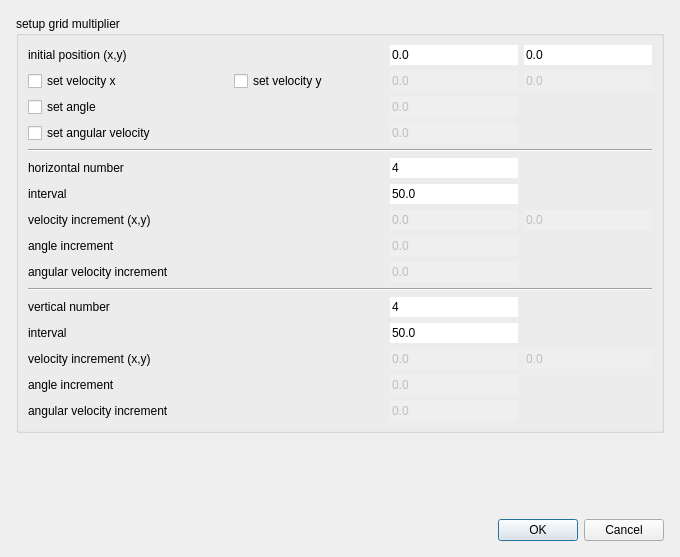
<?xml version="1.0" encoding="UTF-8"?>
<ui version="4.0">
 <class>GridMultiplierDialog</class>
 <widget class="QDialog" name="GridMultiplierDialog">
  <property name="geometry">
   <rect>
    <x>0</x>
    <y>0</y>
    <width>680</width>
    <height>557</height>
   </rect>
  </property>
  <property name="minimumSize">
   <size>
    <width>680</width>
    <height>0</height>
   </size>
  </property>
  <property name="windowTitle">
   <string>grid multiplier</string>
  </property>
  <layout class="QGridLayout" name="gridLayout">
   <property name="leftMargin">
    <number>16</number>
   </property>
   <property name="topMargin">
    <number>16</number>
   </property>
   <property name="rightMargin">
    <number>16</number>
   </property>
   <property name="bottomMargin">
    <number>16</number>
   </property>
   <property name="spacing">
    <number>16</number>
   </property>
   <item row="3" column="0">
    <widget class="QDialogButtonBox" name="buttonBox">
     <property name="orientation">
      <enum>Qt::Horizontal</enum>
     </property>
     <property name="standardButtons">
      <set>QDialogButtonBox::Cancel|QDialogButtonBox::Ok</set>
     </property>
    </widget>
   </item>
   <item row="1" column="0">
    <widget class="QGroupBox" name="groupBox">
     <property name="title">
      <string>setup grid multiplier</string>
     </property>
     <property name="flat">
      <bool>true</bool>
     </property>
     <layout class="QGridLayout" name="gridLayout_2" columnminimumwidth="200,150,0,0">
      <item row="0" column="0" colspan="2">
       <widget class="QLabel" name="label_8">
        <property name="text">
         <string>initial position (x,y)</string>
        </property>
       </widget>
      </item>
      <item row="0" column="2">
       <widget class="QLineEdit" name="initialPosXEdit">
        <property name="text">
         <string>0.0</string>
        </property>
        <property name="frame">
         <bool>false</bool>
        </property>
       </widget>
      </item>
      <item row="0" column="3">
       <widget class="QLineEdit" name="initialPosYEdit">
        <property name="text">
         <string>0.0</string>
        </property>
        <property name="frame">
         <bool>false</bool>
        </property>
       </widget>
      </item>
      <item row="1" column="0">
       <widget class="QCheckBox" name="velXCheckBox">
        <property name="text">
         <string>set velocity x</string>
        </property>
       </widget>
      </item>
      <item row="1" column="1">
       <widget class="QCheckBox" name="velYCheckBox">
        <property name="text">
         <string>set velocity y</string>
        </property>
       </widget>
      </item>
      <item row="1" column="2">
       <widget class="QLineEdit" name="initialVelXEdit">
        <property name="enabled">
         <bool>false</bool>
        </property>
        <property name="text">
         <string>0.0</string>
        </property>
        <property name="frame">
         <bool>false</bool>
        </property>
       </widget>
      </item>
      <item row="1" column="3">
       <widget class="QLineEdit" name="initialVelYEdit">
        <property name="enabled">
         <bool>false</bool>
        </property>
        <property name="text">
         <string>0.0</string>
        </property>
        <property name="frame">
         <bool>false</bool>
        </property>
       </widget>
      </item>
      <item row="2" column="0" colspan="2">
       <widget class="QCheckBox" name="angleCheckBox">
        <property name="text">
         <string>set angle</string>
        </property>
       </widget>
      </item>
      <item row="2" column="2">
       <widget class="QLineEdit" name="initialAngleEdit">
        <property name="enabled">
         <bool>false</bool>
        </property>
        <property name="text">
         <string>0.0</string>
        </property>
        <property name="frame">
         <bool>false</bool>
        </property>
       </widget>
      </item>
      <item row="3" column="0" colspan="2">
       <widget class="QCheckBox" name="angVelCheckBox">
        <property name="text">
         <string>set angular velocity</string>
        </property>
       </widget>
      </item>
      <item row="3" column="2">
       <widget class="QLineEdit" name="initialAngVelEdit">
        <property name="enabled">
         <bool>false</bool>
        </property>
        <property name="text">
         <string>0.0</string>
        </property>
        <property name="frame">
         <bool>false</bool>
        </property>
       </widget>
      </item>
      <item row="4" column="0" colspan="4">
       <widget class="Line" name="line">
        <property name="orientation">
         <enum>Qt::Horizontal</enum>
        </property>
       </widget>
      </item>
      <item row="5" column="0" colspan="2">
       <widget class="QLabel" name="label">
        <property name="text">
         <string>horizontal number</string>
        </property>
       </widget>
      </item>
      <item row="5" column="2">
       <widget class="QLineEdit" name="horizontalNumberEdit">
        <property name="text">
         <string>4</string>
        </property>
        <property name="frame">
         <bool>false</bool>
        </property>
       </widget>
      </item>
      <item row="6" column="0" colspan="2">
       <widget class="QLabel" name="label_4">
        <property name="text">
         <string>interval</string>
        </property>
       </widget>
      </item>
      <item row="6" column="2">
       <widget class="QLineEdit" name="horIntervalEdit">
        <property name="text">
         <string>50.0</string>
        </property>
        <property name="frame">
         <bool>false</bool>
        </property>
       </widget>
      </item>
      <item row="7" column="0" colspan="2">
       <widget class="QLabel" name="label_5">
        <property name="text">
         <string>velocity increment (x,y)</string>
        </property>
       </widget>
      </item>
      <item row="7" column="2">
       <widget class="QLineEdit" name="horVelXIncEdit">
        <property name="enabled">
         <bool>false</bool>
        </property>
        <property name="text">
         <string>0.0</string>
        </property>
        <property name="frame">
         <bool>false</bool>
        </property>
       </widget>
      </item>
      <item row="7" column="3">
       <widget class="QLineEdit" name="horVelYIncEdit">
        <property name="enabled">
         <bool>false</bool>
        </property>
        <property name="text">
         <string>0.0</string>
        </property>
        <property name="frame">
         <bool>false</bool>
        </property>
       </widget>
      </item>
      <item row="8" column="0" colspan="2">
       <widget class="QLabel" name="label_9">
        <property name="text">
         <string>angle increment</string>
        </property>
       </widget>
      </item>
      <item row="8" column="2">
       <widget class="QLineEdit" name="horAngleIncEdit">
        <property name="enabled">
         <bool>false</bool>
        </property>
        <property name="text">
         <string>0.0</string>
        </property>
        <property name="frame">
         <bool>false</bool>
        </property>
       </widget>
      </item>
      <item row="9" column="0" colspan="2">
       <widget class="QLabel" name="label_7">
        <property name="text">
         <string>angular velocity increment</string>
        </property>
       </widget>
      </item>
      <item row="9" column="2">
       <widget class="QLineEdit" name="horAngVelIncEdit">
        <property name="enabled">
         <bool>false</bool>
        </property>
        <property name="text">
         <string>0.0</string>
        </property>
        <property name="frame">
         <bool>false</bool>
        </property>
       </widget>
      </item>
      <item row="10" column="0" colspan="4">
       <widget class="Line" name="line_2">
        <property name="orientation">
         <enum>Qt::Horizontal</enum>
        </property>
       </widget>
      </item>
      <item row="11" column="0" colspan="2">
       <widget class="QLabel" name="label_2">
        <property name="text">
         <string>vertical number</string>
        </property>
       </widget>
      </item>
      <item row="11" column="2">
       <widget class="QLineEdit" name="verticalNumberEdit">
        <property name="text">
         <string>4</string>
        </property>
        <property name="frame">
         <bool>false</bool>
        </property>
       </widget>
      </item>
      <item row="12" column="0" colspan="2">
       <widget class="QLabel" name="label_13">
        <property name="text">
         <string>interval</string>
        </property>
       </widget>
      </item>
      <item row="12" column="2">
       <widget class="QLineEdit" name="verIntervalEdit">
        <property name="text">
         <string>50.0</string>
        </property>
        <property name="frame">
         <bool>false</bool>
        </property>
       </widget>
      </item>
      <item row="13" column="0" colspan="2">
       <widget class="QLabel" name="label_10">
        <property name="text">
         <string>velocity increment (x,y)</string>
        </property>
       </widget>
      </item>
      <item row="13" column="2">
       <widget class="QLineEdit" name="verVelXIncEdit">
        <property name="enabled">
         <bool>false</bool>
        </property>
        <property name="text">
         <string>0.0</string>
        </property>
        <property name="frame">
         <bool>false</bool>
        </property>
       </widget>
      </item>
      <item row="13" column="3">
       <widget class="QLineEdit" name="verVelYIncEdit">
        <property name="enabled">
         <bool>false</bool>
        </property>
        <property name="text">
         <string>0.0</string>
        </property>
        <property name="frame">
         <bool>false</bool>
        </property>
       </widget>
      </item>
      <item row="14" column="0" colspan="2">
       <widget class="QLabel" name="label_12">
        <property name="text">
         <string>angle increment</string>
        </property>
       </widget>
      </item>
      <item row="14" column="2">
       <widget class="QLineEdit" name="verAngleIncEdit">
        <property name="enabled">
         <bool>false</bool>
        </property>
        <property name="text">
         <string>0.0</string>
        </property>
        <property name="frame">
         <bool>false</bool>
        </property>
       </widget>
      </item>
      <item row="15" column="0" colspan="2">
       <widget class="QLabel" name="label_11">
        <property name="text">
         <string>angular velocity increment</string>
        </property>
       </widget>
      </item>
      <item row="15" column="2">
       <widget class="QLineEdit" name="verAngVelIncEdit">
        <property name="enabled">
         <bool>false</bool>
        </property>
        <property name="text">
         <string>0.0</string>
        </property>
        <property name="frame">
         <bool>false</bool>
        </property>
       </widget>
      </item>
     </layout>
    </widget>
   </item>
   <item row="2" column="0">
    <spacer name="verticalSpacer">
     <property name="orientation">
      <enum>Qt::Vertical</enum>
     </property>
     <property name="sizeHint" stdset="0">
      <size>
       <width>20</width>
       <height>40</height>
      </size>
     </property>
    </spacer>
   </item>
  </layout>
 </widget>
 <tabstops>
  <tabstop>initialPosXEdit</tabstop>
  <tabstop>initialPosYEdit</tabstop>
  <tabstop>velXCheckBox</tabstop>
  <tabstop>velYCheckBox</tabstop>
  <tabstop>initialVelXEdit</tabstop>
  <tabstop>initialVelYEdit</tabstop>
  <tabstop>angleCheckBox</tabstop>
  <tabstop>initialAngleEdit</tabstop>
  <tabstop>angVelCheckBox</tabstop>
  <tabstop>initialAngVelEdit</tabstop>
  <tabstop>horizontalNumberEdit</tabstop>
  <tabstop>horIntervalEdit</tabstop>
  <tabstop>horVelXIncEdit</tabstop>
  <tabstop>horVelYIncEdit</tabstop>
  <tabstop>horAngleIncEdit</tabstop>
  <tabstop>horAngVelIncEdit</tabstop>
  <tabstop>verticalNumberEdit</tabstop>
  <tabstop>verIntervalEdit</tabstop>
  <tabstop>verVelXIncEdit</tabstop>
  <tabstop>verVelYIncEdit</tabstop>
  <tabstop>verAngleIncEdit</tabstop>
  <tabstop>verAngVelIncEdit</tabstop>
 </tabstops>
 <resources/>
 <connections>
  <connection>
   <sender>buttonBox</sender>
   <signal>rejected()</signal>
   <receiver>GridMultiplierDialog</receiver>
   <slot>reject()</slot>
   <hints>
    <hint type="sourcelabel">
     <x>348</x>
     <y>546</y>
    </hint>
    <hint type="destinationlabel">
     <x>286</x>
     <y>274</y>
    </hint>
   </hints>
  </connection>
  <connection>
   <sender>velXCheckBox</sender>
   <signal>toggled(bool)</signal>
   <receiver>initialVelXEdit</receiver>
   <slot>setEnabled(bool)</slot>
   <hints>
    <hint type="sourcelabel">
     <x>96</x>
     <y>87</y>
    </hint>
    <hint type="destinationlabel">
     <x>343</x>
     <y>85</y>
    </hint>
   </hints>
  </connection>
  <connection>
   <sender>velXCheckBox</sender>
   <signal>toggled(bool)</signal>
   <receiver>horVelXIncEdit</receiver>
   <slot>setEnabled(bool)</slot>
   <hints>
    <hint type="sourcelabel">
     <x>61</x>
     <y>88</y>
    </hint>
    <hint type="destinationlabel">
     <x>356</x>
     <y>267</y>
    </hint>
   </hints>
  </connection>
  <connection>
   <sender>velXCheckBox</sender>
   <signal>toggled(bool)</signal>
   <receiver>verVelXIncEdit</receiver>
   <slot>setEnabled(bool)</slot>
   <hints>
    <hint type="sourcelabel">
     <x>88</x>
     <y>84</y>
    </hint>
    <hint type="destinationlabel">
     <x>365</x>
     <y>437</y>
    </hint>
   </hints>
  </connection>
  <connection>
   <sender>velYCheckBox</sender>
   <signal>toggled(bool)</signal>
   <receiver>initialVelYEdit</receiver>
   <slot>setEnabled(bool)</slot>
   <hints>
    <hint type="sourcelabel">
     <x>226</x>
     <y>88</y>
    </hint>
    <hint type="destinationlabel">
     <x>432</x>
     <y>92</y>
    </hint>
   </hints>
  </connection>
  <connection>
   <sender>velYCheckBox</sender>
   <signal>toggled(bool)</signal>
   <receiver>horVelYIncEdit</receiver>
   <slot>setEnabled(bool)</slot>
   <hints>
    <hint type="sourcelabel">
     <x>213</x>
     <y>90</y>
    </hint>
    <hint type="destinationlabel">
     <x>455</x>
     <y>267</y>
    </hint>
   </hints>
  </connection>
  <connection>
   <sender>velYCheckBox</sender>
   <signal>toggled(bool)</signal>
   <receiver>verVelYIncEdit</receiver>
   <slot>setEnabled(bool)</slot>
   <hints>
    <hint type="sourcelabel">
     <x>229</x>
     <y>89</y>
    </hint>
    <hint type="destinationlabel">
     <x>449</x>
     <y>437</y>
    </hint>
   </hints>
  </connection>
  <connection>
   <sender>angVelCheckBox</sender>
   <signal>toggled(bool)</signal>
   <receiver>initialAngVelEdit</receiver>
   <slot>setEnabled(bool)</slot>
   <hints>
    <hint type="sourcelabel">
     <x>148</x>
     <y>159</y>
    </hint>
    <hint type="destinationlabel">
     <x>395</x>
     <y>157</y>
    </hint>
   </hints>
  </connection>
  <connection>
   <sender>angVelCheckBox</sender>
   <signal>toggled(bool)</signal>
   <receiver>horAngVelIncEdit</receiver>
   <slot>setEnabled(bool)</slot>
   <hints>
    <hint type="sourcelabel">
     <x>117</x>
     <y>159</y>
    </hint>
    <hint type="destinationlabel">
     <x>358</x>
     <y>327</y>
    </hint>
   </hints>
  </connection>
  <connection>
   <sender>angVelCheckBox</sender>
   <signal>toggled(bool)</signal>
   <receiver>verAngVelIncEdit</receiver>
   <slot>setEnabled(bool)</slot>
   <hints>
    <hint type="sourcelabel">
     <x>169</x>
     <y>159</y>
    </hint>
    <hint type="destinationlabel">
     <x>368</x>
     <y>497</y>
    </hint>
   </hints>
  </connection>
  <connection>
   <sender>angleCheckBox</sender>
   <signal>toggled(bool)</signal>
   <receiver>initialAngleEdit</receiver>
   <slot>setEnabled(bool)</slot>
   <hints>
    <hint type="sourcelabel">
     <x>77</x>
     <y>118</y>
    </hint>
    <hint type="destinationlabel">
     <x>337</x>
     <y>117</y>
    </hint>
   </hints>
  </connection>
  <connection>
   <sender>angleCheckBox</sender>
   <signal>toggled(bool)</signal>
   <receiver>horAngleIncEdit</receiver>
   <slot>setEnabled(bool)</slot>
   <hints>
    <hint type="sourcelabel">
     <x>142</x>
     <y>124</y>
    </hint>
    <hint type="destinationlabel">
     <x>339</x>
     <y>286</y>
    </hint>
   </hints>
  </connection>
  <connection>
   <sender>angleCheckBox</sender>
   <signal>toggled(bool)</signal>
   <receiver>verAngleIncEdit</receiver>
   <slot>setEnabled(bool)</slot>
   <hints>
    <hint type="sourcelabel">
     <x>94</x>
     <y>124</y>
    </hint>
    <hint type="destinationlabel">
     <x>340</x>
     <y>459</y>
    </hint>
   </hints>
  </connection>
 </connections>
</ui>
